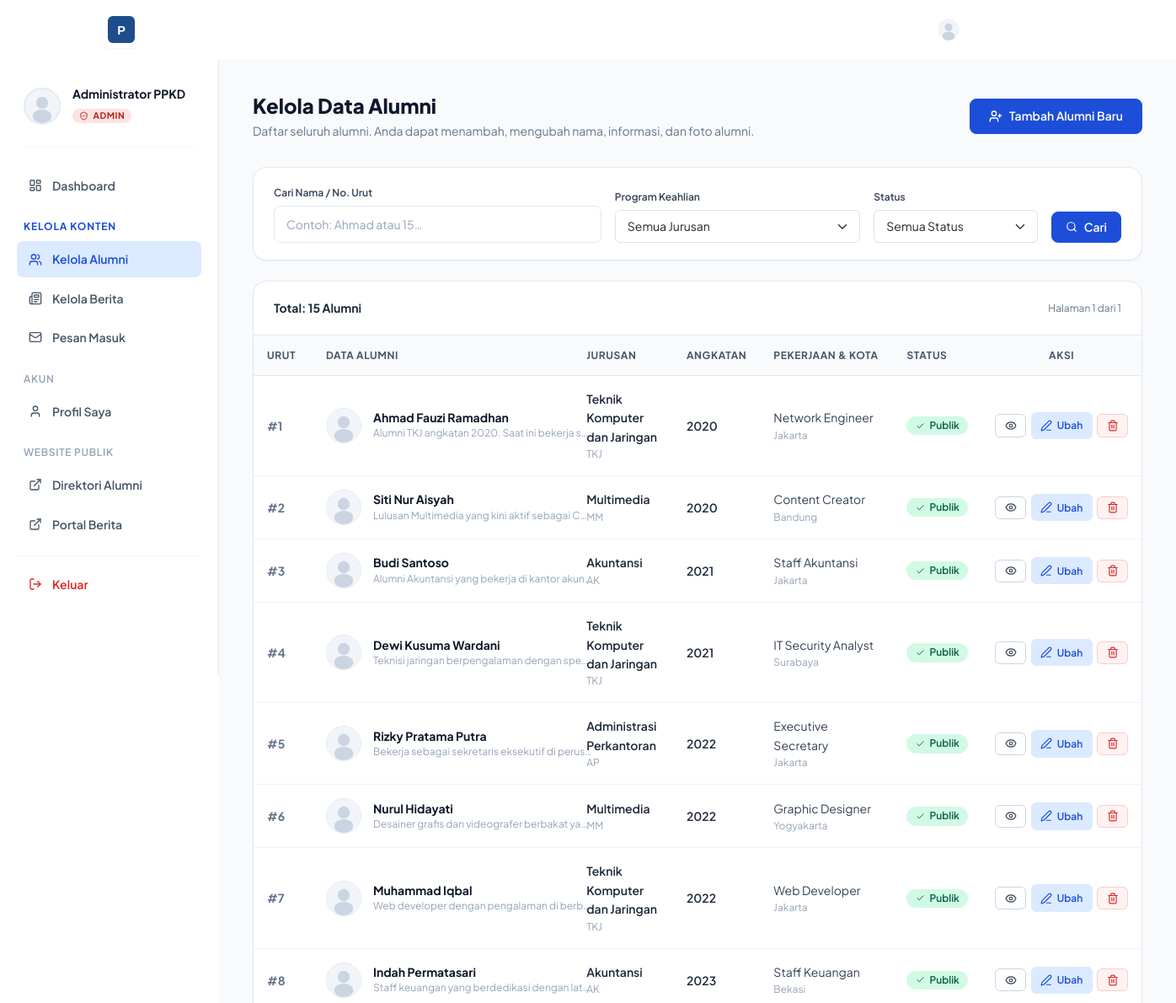
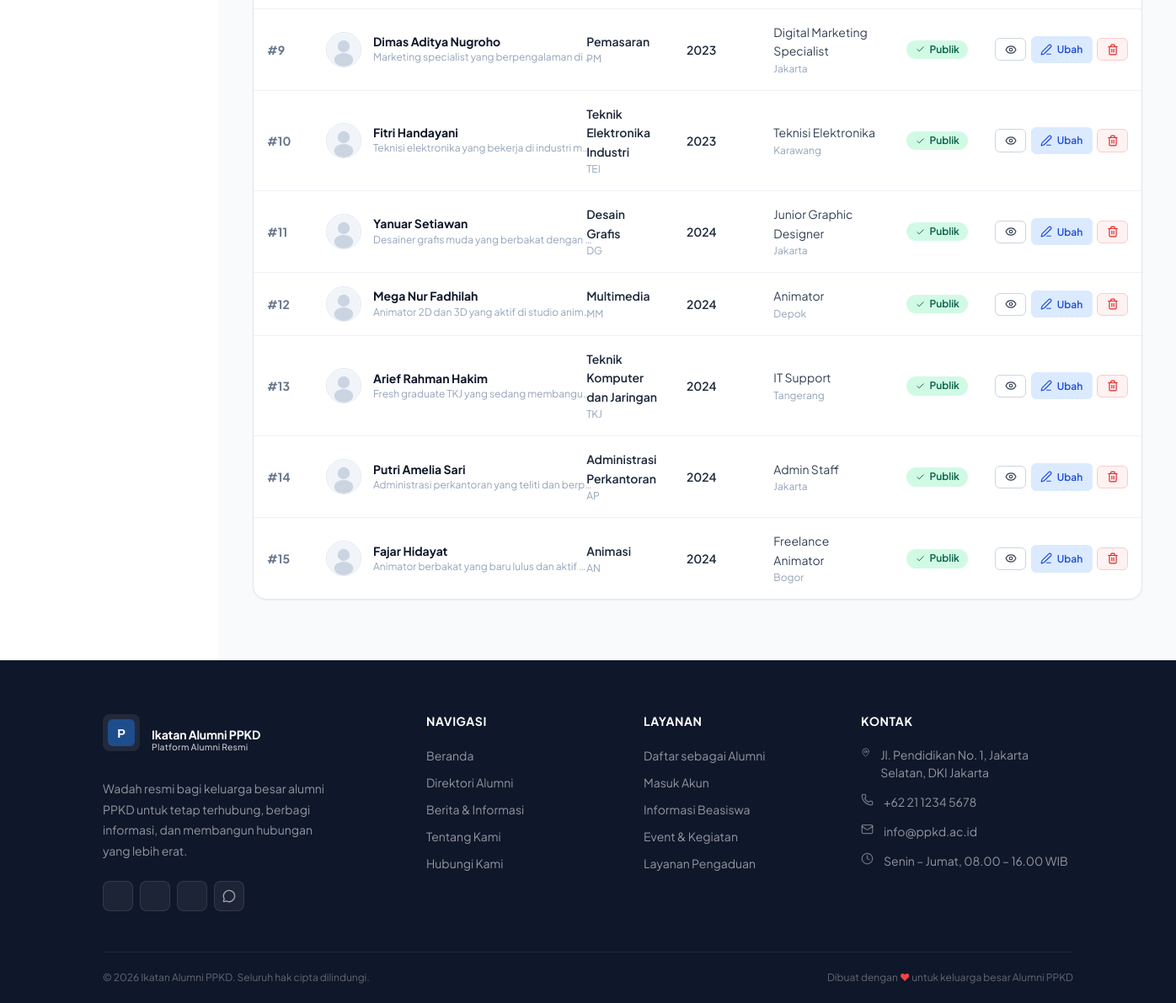
The page /dashboard/alumni.php (signed in) on the database its author committed (2 pictures, top to bottom).
### tables this page shows
CREATE TABLE `alumni` (
  `id`            INT UNSIGNED    NOT NULL AUTO_INCREMENT,
  `user_id`       INT UNSIGNED    DEFAULT NULL,
  `nomor_urut`    INT UNSIGNED    NOT NULL,
  `nama_lengkap`  VARCHAR(200)    NOT NULL,
  `jurusan_id`    INT UNSIGNED    NOT NULL,
  `tahun_lulus`   YEAR(4)         NOT NULL,
  `foto`          VARCHAR(255)    DEFAULT NULL,
  `deskripsi`     TEXT            DEFAULT NULL,
  `kota`          VARCHAR(100)    DEFAULT NULL,
  `pekerjaan`     VARCHAR(200)    DEFAULT NULL,
  `is_published`  TINYINT(1)      NOT NULL DEFAULT 1,
  `created_at`    DATETIME        NOT NULL DEFAULT CURRENT_TIMESTAMP,
  `updated_at`    DATETIME        NOT NULL DEFAULT CURRENT_TIMESTAMP ON UPDATE CURRENT_TIMESTAMP,
  PRIMARY KEY (`id`),
  UNIQUE KEY `uq_nomor_urut` (`nomor_urut`),
  KEY `idx_jurusan` (`jurusan_id`),
  KEY `idx_tahun` (`tahun_lulus`),
  KEY `idx_nama` (`nama_lengkap`),
  CONSTRAINT `fk_alumni_jurusan` FOREIGN KEY (`jurusan_id`) REFERENCES `jurusan` (`id`)
);

CREATE TABLE `jurusan` (
  `id`            INT UNSIGNED    NOT NULL AUTO_INCREMENT,
  `nama_jurusan`  VARCHAR(150)    NOT NULL,
  `kode`          VARCHAR(20)     NOT NULL,
  `created_at`    DATETIME        NOT NULL DEFAULT CURRENT_TIMESTAMP,
  PRIMARY KEY (`id`),
  UNIQUE KEY `uq_kode` (`kode`)
);

### includes/functions.php (called while the page is built, shortened)
<?php
function e(string $str): string {
    return htmlspecialchars($str, ENT_QUOTES | ENT_HTML5, 'UTF-8');
}
function alumniPhoto(string $foto = null, string $nama = ''): string {
    return SITE_URL . '/assets/img/avatar-placeholder.svg';
}
function paginate(int $total, int $perPage, int $current, string $baseUrl): array {
    $totalPages = (int) ceil($total / $perPage);
    $current    = max(1, min($current, $totalPages));
    return [
        'total'       => $total,
        'per_page'    => $perPage,
        'current'     => $current,
        'total_pages' => $totalPages,
        'has_prev'    => $current > 1,
        'has_next'    => $current < $totalPages,
        'base_url'    => $baseUrl,
    ];
}

### dashboard/alumni.php (the view, shortened to what this page needs)
<?php
require_once __DIR__ . '/../includes/functions.php';
$db    = getDB();
$search  = trim($_GET['q'] ?? '');
$jurusan = (int) ($_GET['jurusan'] ?? 0);
$status  = trim($_GET['status'] ?? '');
$page    = max(1, (int) ($_GET['page'] ?? 1));
$perPage = 15;
$offset  = ($page - 1) * $perPage;
$where   = [];
$params  = [];
$whereClause = $where ? 'WHERE ' . implode(' AND ', $where) : '';
$cntSql = "SELECT COUNT(*) FROM alumni a $whereClause";
$cntStmt = $db->prepare($cntSql);
$cntStmt->execute($params);
$total = (int) $cntStmt->fetchColumn();
$sql = "SELECT a.*, j.nama_jurusan, j.kode
        FROM alumni a
        JOIN jurusan j ON a.jurusan_id = j.id
        $whereClause
        ORDER BY a.nomor_urut ASC
        LIMIT ? OFFSET ?";
$stmt = $db->prepare($sql);
$stmt->execute(array_merge($params, [$perPage, $offset]));
$alumniList = $stmt->fetchAll();
$queryParam = http_build_query([
    'q'       => $search,
    'jurusan' => $jurusan ?: '',
    'status'  => $status,
]);
$pagination = paginate($total, $perPage, $page, '?' . $queryParam);
require_once __DIR__ . '/../includes/header.php';
?>
<div style="padding-top:70px;">
<div class="dashboard-layout">
  <?php $activePage = 'alumni'; require __DIR__ . '/sidebar.php'; ?>
  <div class="dashboard-main">
    <div style="display:flex;align-items:center;justify-content:space-between;flex-wrap:wrap;gap:1rem;margin-bottom:2rem;">
      <div>
        <h1 style="font-size:var(--text-2xl);font-weight:800;color:var(--gray-900);margin:0 0 0.25rem;">
          Kelola Data Alumni
        </h1>
        <p style="color:var(--gray-500);font-size:var(--text-sm);margin:0;">
          Daftar seluruh alumni. Anda dapat menambah, mengubah nama, informasi, dan foto alumni.
        </p>
      </div>
      <div>
        <a href="<?= SITE_URL ?>/dashboard/alumni-edit.php" class="btn btn-primary" id="btnTambahAlumni">
          <i data-lucide="user-plus" style="width:16px;height:16px"></i>
          Tambah Alumni Baru
        </a>
      </div>
    </div>
    <div class="admin-card" style="margin-bottom:1.5rem;">
      <div class="admin-card-body" style="padding:1.25rem 1.5rem;">
        <form method="GET" action="alumni.php" style="display:grid;grid-template-columns:2fr 1.5fr 1fr auto;gap:1rem;align-items:end;">
          <div>
            <label class="form-label" style="font-size:var(--text-xs);margin-bottom:0.35rem;" for="searchAlumni">Cari Nama / No. Urut</label>
            <input type="text" id="searchAlumni" name="q" class="form-input" style="padding:0.5rem 0.875rem;"
                   placeholder="Contoh: Ahmad atau 15…" value="<?= e($search) ?>">
          </div>
          <div>
            <label class="form-label" style="font-size:var(--text-xs);margin-bottom:0.35rem;" for="filterJurusan">Program Keahlian</label>
            <select id="filterJurusan" name="jurusan" class="form-select" style="padding:0.5rem 0.875rem;font-size:var(--text-sm);">
              <option value="">Semua Jurusan</option>
            </select>
          </div>
          <div>
            <label class="form-label" style="font-size:var(--text-xs);margin-bottom:0.35rem;" for="filterStatus">Status</label>
            <select id="filterStatus" name="status" class="form-select" style="padding:0.5rem 0.875rem;font-size:var(--text-sm);">
              <option value="">Semua Status</option>
            </select>
          </div>
          <div style="display:flex;gap:0.5rem;">
            <button type="submit" class="btn btn-primary" style="padding:0.5rem 1rem;">
              <i data-lucide="search" style="width:14px;height:14px"></i> Cari
            </button>
          </div>
        </form>
      </div>
    </div>
    <div class="admin-card">
      <div class="admin-card-header">
        <span style="font-weight:700;color:var(--gray-800);font-size:var(--text-sm);">
          Total: <?= number_format($total) ?> Alumni
        </span>
        <span style="font-size:var(--text-xs);color:var(--gray-500);">
          Halaman <?= $pagination['current'] ?> dari <?= max(1, $pagination['total_pages']) ?>
        </span>
      </div>
      <div class="admin-table-wrap">
        <?php if ($alumniList): ?>
        <table class="admin-table">
          <thead>
            <tr>
              <th style="width:70px;">Urut</th>
              <th>Data Alumni</th>
              <th>Jurusan</th>
              <th>Angkatan</th>
              <th>Pekerjaan &amp; Kota</th>
              <th>Status</th>
              <th style="width:170px;text-align:center;">Aksi</th>
            </tr>
          </thead>
          <tbody>
            <?php foreach ($alumniList as $a): ?>
            <tr>
              <td>
                <span style="font-weight:700;color:var(--gray-500);font-size:var(--text-sm);">
                  #<?= e($a['nomor_urut']) ?>
                </span>
              </td>
              <td>
                <div style="display:flex;align-items:center;gap:0.875rem;">
                  <img src="<?= alumniPhoto($a['foto'], $a['nama_lengkap']) ?>"
                       alt="<?= e($a['nama_lengkap']) ?>"
                       style="width:42px;height:42px;border-radius:50%;object-fit:cover;border:1.5px solid var(--gray-200);flex-shrink:0;">
                  <div>
                    <div style="font-weight:700;color:var(--gray-900);line-height:1.3;">
                      <?= e($a['nama_lengkap']) ?>
                    </div>
                    <?php if ($a['deskripsi']): ?>
                    <div style="font-size:var(--text-xs);color:var(--gray-400);max-width:260px;white-space:nowrap;overflow:hidden;text-overflow:ellipsis;">
                      <?= e($a['deskripsi']) ?>
                    </div>
                    <?php endif; ?>
                  </div>
                </div>
              </td>
              <td>
                <span style="font-weight:600;color:var(--gray-800);"><?= e($a['nama_jurusan']) ?></span>
                <span style="font-size:var(--text-xs);color:var(--gray-400);display:block;"><?= e($a['kode']) ?></span>
              </td>
              <td>
                <span style="font-weight:600;color:var(--gray-800);"><?= e($a['tahun_lulus']) ?></span>
              </td>
              <td>
                <div style="font-size:var(--text-sm);color:var(--gray-700);">
                  <?= e($a['pekerjaan'] ?: '-') ?>
                </div>
                <div style="font-size:var(--text-xs);color:var(--gray-400);">
                  <?= e($a['kota'] ?: '-') ?>
                </div>
              </td>
              <td>
                <?php if ($a['is_published']): ?>
                  <span class="badge-pill badge-published">
                    <i data-lucide="check" style="width:11px;height:11px"></i> Publik
                  </span>
                <?php else: ?>
                  <span class="badge-pill badge-draft">
                    <i data-lucide="eye-off" style="width:11px;height:11px"></i> Draf
                  </span>
                <?php endif; ?>
              </td>
              <td style="text-align:center;">
                <div style="display:inline-flex;gap:0.35rem;align-items:center;">
                  <a href="<?= SITE_URL ?>/alumni-detail.php?id=<?= $a['id'] ?>"
                     target="_blank"
                     class="admin-btn-action"
                     title="Lihat Halaman Publik">
                    <i data-lucide="eye" style="width:14px;height:14px"></i>
                  </a>
                  <a href="<?= SITE_URL ?>/dashboard/alumni-edit.php?id=<?= $a['id'] ?>"
                     class="admin-btn-action admin-btn-edit"
                     title="Ubah Data Alumni">
                    <i data-lucide="edit-3" style="width:14px;height:14px"></i> Ubah
                  </a>
                  <form method="POST" action="alumni.php" style="margin:0;"
                        onsubmit="return confirm('Apakah Anda yakin ingin menghapus data alumni &quot;<?= e($a['nama_lengkap']) ?>&quot;? Tindakan ini tidak dapat dibatalkan.');">
                    <button type="submit" class="admin-btn-action admin-btn-danger" title="Hapus Data">
                      <i data-lucide="trash-2" style="width:14px;height:14px"></i>
                    </button>
                  </form>
                </div>
              </td>
            </tr>
            <?php endforeach; ?>
          </tbody>
        </table>
        <?php endif; ?>
      </div>
    </div>
  </div>
</div>
</div>
<?php require_once __DIR__ . '/../includes/footer.php'; ?>

### rows shown on the page
alumni: nomor_urut "1", nama_lengkap "Ahmad Fauzi Ramadhan", deskripsi "Alumni TKJ angkatan 2020. Saat ini bekerja s…", jurusan.nama_jurusan "Teknik Komputer dan Jaringan", jurusan.kode "TKJ", tahun_lulus "2020", pekerjaan "Network Engineer", kota "Jakarta", is_published 1 (drawn)
alumni: nomor_urut "2", nama_lengkap "Siti Nur Aisyah", deskripsi "Lulusan Multimedia yang kini aktif sebagai C…", jurusan.nama_jurusan "Multimedia", jurusan.kode "MM", tahun_lulus "2020", pekerjaan "Content Creator", kota "Bandung", is_published 1 (drawn)
alumni: nomor_urut "3", nama_lengkap "Budi Santoso", deskripsi "Alumni Akuntansi yang bekerja di kantor akun…", jurusan.nama_jurusan "Akuntansi", jurusan.kode "AK", tahun_lulus "2021", pekerjaan "Staff Akuntansi", kota "Jakarta", is_published 1 (drawn)
alumni: nomor_urut "4", nama_lengkap "Dewi Kusuma Wardani", deskripsi "Teknisi jaringan berpengalaman dengan spe…", jurusan.nama_jurusan "Teknik Komputer dan Jaringan", jurusan.kode "TKJ", tahun_lulus "2021", pekerjaan "IT Security Analyst", kota "Surabaya", is_published 1 (drawn)
alumni: nomor_urut "5", nama_lengkap "Rizky Pratama Putra", deskripsi "Bekerja sebagai sekretaris eksekutif di perus…", jurusan.nama_jurusan "Administrasi Perkantoran", jurusan.kode "AP", tahun_lulus "2022", pekerjaan "Executive Secretary", kota "Jakarta", is_published 1 (drawn)
alumni: nomor_urut "6", nama_lengkap "Nurul Hidayati", deskripsi "Desainer grafis dan videografer berbakat ya…", jurusan.nama_jurusan "Multimedia", jurusan.kode "MM", tahun_lulus "2022", pekerjaan "Graphic Designer", kota "Yogyakarta", is_published 1 (drawn)
alumni: nomor_urut "7", nama_lengkap "Muhammad Iqbal", deskripsi "Web developer dengan pengalaman di berb…", jurusan.nama_jurusan "Teknik Komputer dan Jaringan", jurusan.kode "TKJ", tahun_lulus "2022", pekerjaan "Web Developer", kota "Jakarta", is_published 1 (drawn)
alumni: nomor_urut "8", nama_lengkap "Indah Permatasari", deskripsi "Staff keuangan yang berdedikasi dengan lat…", jurusan.nama_jurusan "Akuntansi", jurusan.kode "AK", tahun_lulus "2023", pekerjaan "Staff Keuangan", kota "Bekasi", is_published 1 (drawn)
alumni: nomor_urut "9", nama_lengkap "Dimas Aditya Nugroho", deskripsi "Marketing specialist yang berpengalaman di…", jurusan.nama_jurusan "Pemasaran", jurusan.kode "PM", tahun_lulus "2023", pekerjaan "Digital Marketing Specialist", kota "Jakarta", is_published 1 (drawn)
alumni: nomor_urut "10", nama_lengkap "Fitri Handayani", deskripsi "Teknisi elektronika yang bekerja di industri m…", jurusan.nama_jurusan "Teknik Elektronika Industri", jurusan.kode "TEI", tahun_lulus "2023", pekerjaan "Teknisi Elektronika", kota "Karawang", is_published 1 (drawn)
alumni: nomor_urut "11", nama_lengkap "Yanuar Setiawan", deskripsi "Desainer grafis muda yang berbakat dengan…", jurusan.nama_jurusan "Desain Grafis", jurusan.kode "DG", tahun_lulus "2024", pekerjaan "Junior Graphic Designer", kota "Jakarta", is_published 1 (drawn)
alumni: nomor_urut "12", nama_lengkap "Mega Nur Fadhilah", deskripsi "Animator 2D dan 3D yang aktif di studio anim…", jurusan.nama_jurusan "Multimedia", jurusan.kode "MM", tahun_lulus "2024", pekerjaan "Animator", kota "Depok", is_published 1 (drawn)
alumni: nomor_urut "13", nama_lengkap "Arief Rahman Hakim", deskripsi "Fresh graduate TKJ yang sedang membangu…", jurusan.nama_jurusan "Teknik Komputer dan Jaringan", jurusan.kode "TKJ", tahun_lulus "2024", pekerjaan "IT Support", kota "Tangerang", is_published 1 (drawn)
alumni: nomor_urut "14", nama_lengkap "Putri Amelia Sari", deskripsi "Administrasi perkantoran yang teliti dan berp…", jurusan.nama_jurusan "Administrasi Perkantoran", jurusan.kode "AP", tahun_lulus "2024", pekerjaan "Admin Staff", kota "Jakarta", is_published 1 (drawn)
alumni: nomor_urut "15", nama_lengkap "Fajar Hidayat", deskripsi "Animator berbakat yang baru lulus dan aktif…", jurusan.nama_jurusan "Animasi", jurusan.kode "AN", tahun_lulus "2024", pekerjaan "Freelance Animator", kota "Bogor", is_published 1 (drawn)

### other values the page prints
$user['nama'] "Administrator PPKD"
$total "15"
$pagination['current'] "1"
max(1, $pagination['total_pages']) "1"
SITE_NAME "Ikatan Alumni PPKD"
SITE_ADDRESS "Jl. Pendidikan No. 1, Jakarta Selatan, DKI Jakarta"
SITE_PHONE "+62 21 1234 5678"
SITE_EMAIL "info@ppkd.ac.id"
